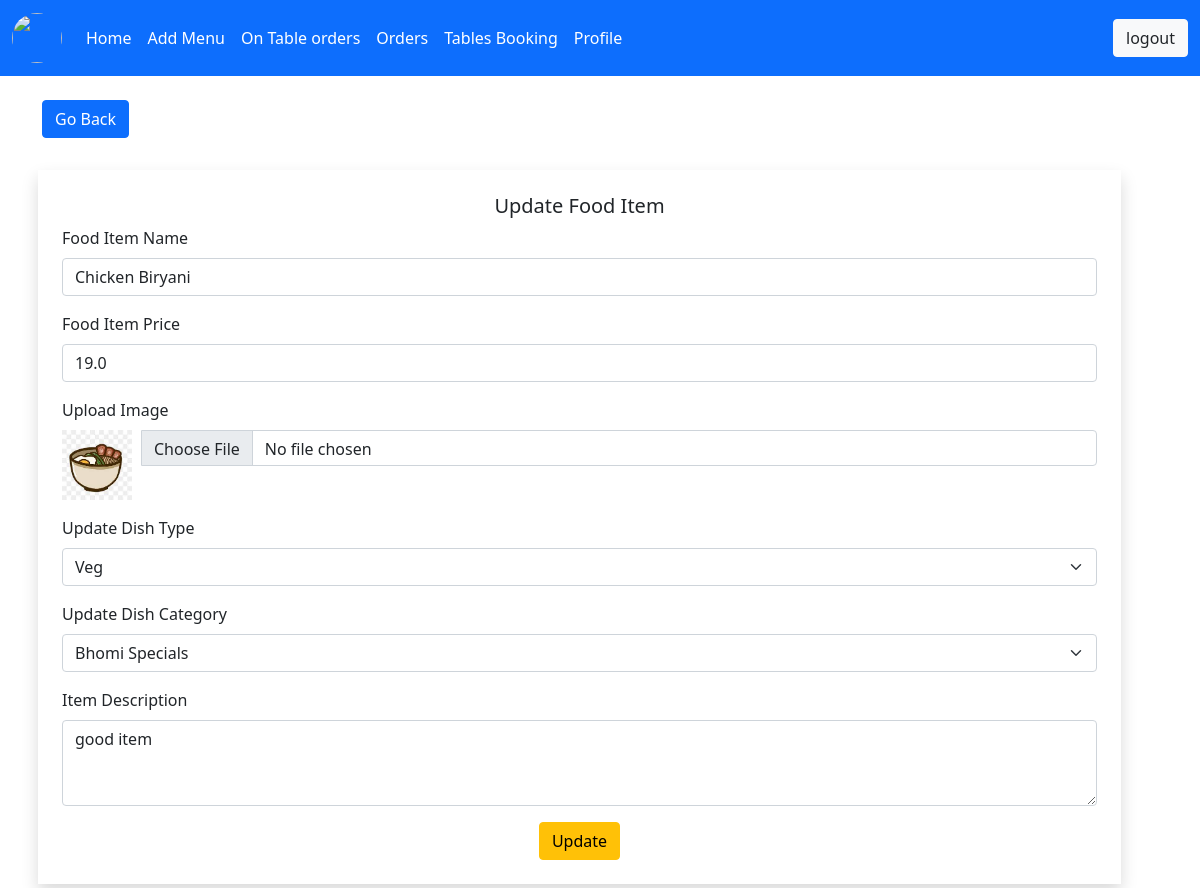
/restaurant/menu/update/food_item/2 (signed in), run on the app's committed database.
### restaurant/models.py (models this page shows, shortened)
class food_item(models.Model):
    item_name = models.CharField(max_length=500)
    item_image = models.ImageField(upload_to='item_logo/',default='item_logo/logo.png'  )
    item_price = models.FloatField(max_length=500)
    item_description=models.TextField(max_length=5000,default="good item")
    restaurant_id = models.ForeignKey(restaurant, on_delete=models.CASCADE)
    dish_category = models.ForeignKey(dish_category,on_delete=models.CASCADE)
    dish_type = models.ForeignKey(dish_type,on_delete=models.CASCADE)

### restaurant/views.py (the view)
# urls.py: path('menu/update/food_item/<id>',views.edit_food_item,name="edit_food_item"),
def edit_food_item(request,id):
    if 'restaurant_email' in request.session:
            res_id = restaurant.objects.get(restaurant_email=request.session['restaurant_email'])
            food_data = food_item.objects.get(id=id)
            dish_types = dish_type.objects.all()
            dish_cat = dish_category.objects.filter(rest_id=res_id)
            return render(request,'restaurant/edit_food_item.html',{'data':food_data,'dish_type':dish_types,'dish_category':dish_cat})
    else:
        messages.error(request,'session expired ! Login Again')
        return  redirect(login)

### templates/restaurant/edit_food_item.html (shortened to what this page needs)
{% extends 'restaurant/base.html' %}
{% block  content %}
<br>
    <div class="container">
       <a href="{% url 'add_food_item' %}" class="btn btn-primary">Go Back</a>
    </div>
    <br>
    <div class="container">
        <div class="row">
            <div class=" shadow p-4 m-2" style="width: 95%;">
                <h5 class="card-title text-center">Update Food Item</h5>
                <form action="{% url 'update_food_item' %}" method="post">
                  <div class="mb-3">
                    <label class="form-label">Food Item Name </label>
                    <input type="text" value="{{ data.item_name }}" class="form-control" name="item_name" required>
                  </div>
                  <div class="mb-3">
                    <label class="form-label">Food Item Price </label>
                    <input type="number" value="{{ data.item_price }}" class="form-control" name="item_price" required>
                  </div>
                  <div class="mb-3 " >
                    <label class="form-label">Upload Image </label>
                      <div class="input-group ">
                          <img src="{{ data.item_image.url }}" class="" style="margin-right:10px;height: 70px;width: 70px;">
                          <input style="height: 36px;width: 50px;" type="file"class="form-control" name="item_image" >
                      </div>
                  </div>
                <label class="form-lable pb-2">Update Dish Type</label>
                   <select class="form-select mb-3" name="dish_type">
                       {% for dish_type in dish_type %}
                       {% ifequal dish_type.id data.dish_type.id %}
                           <option value="{{ dish_type.id }}" selected>{{ dish_type.name }}</option>
                           {% else %}
                           <option value="{{ dish_type.id }}">{{ dish_type.name }}</option>
                       {% endifequal %}
                       {% endfor %}
                   </select>
                   <label class="form-lable pb-2">Update Dish Category</label>
                   <select class="form-select mb-3" name="dish_category">
                       {% for dish_category in dish_category %}
                       {% ifequal dish_category.id data.dish_category.id %}
                           <option value="{{ dish_category.id }}" selected>{{ dish_category.name }}</option>
                           {% else %}
                           <option value="{{ dish_category.id }}">{{ dish_category.name }}</option>
                       {% endifequal %}
                       {% endfor %}
                   </select>
<div class="mb-3 " >
                    <label class="form-label">Item Description </label>
                      <div class="input-group ">
                          <textarea rows="3"  class="form-control" name="item_description" >{{ data.item_description }}</textarea>
                      </div>
                  </div>
                  <center><button type="submit" class="btn btn-warning">Update</button></center>
                </form>
              </div>
        </div>
    </div>
{% endblock %}

### data on the page
food_item: item_name "Chicken Biryani", item_price "19.0", item_image (picture), item_description "good item"

### other printed values
form field dish_type "Veg"
form field dish_category "Bhomi Specials"
